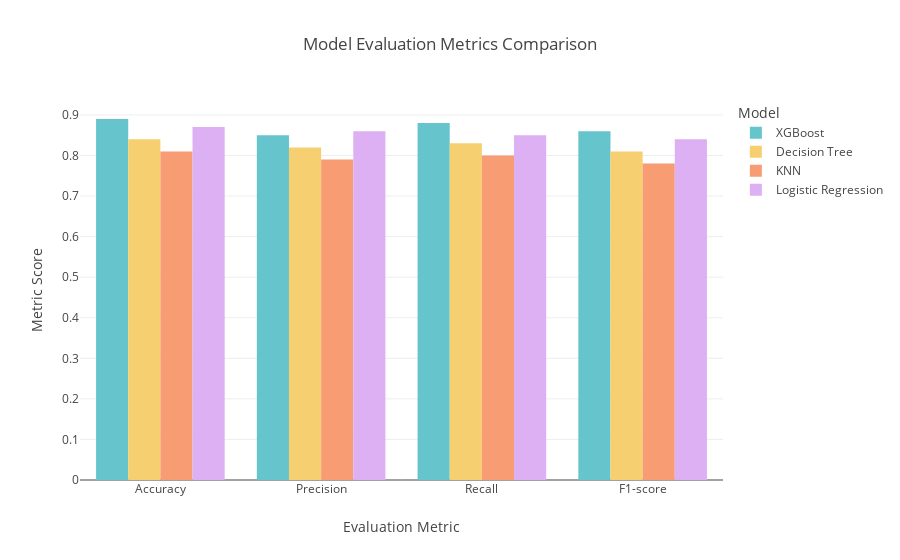

Write notebook code for a chart like this one.
### Code cell
import plotly.express as px

# Corrected data dictionary
data = {
    'Model': ['XGBoost', 'XGBoost', 'XGBoost', 'XGBoost', 
              'Decision Tree', 'Decision Tree', 'Decision Tree', 'Decision Tree', 
              'KNN', 'KNN', 'KNN', 'KNN', 
              'Logistic Regression', 'Logistic Regression', 'Logistic Regression', 'Logistic Regression'],
    
    'Metric': ['Accuracy', 'Precision', 'Recall', 'F1-score'] * 4,  
    
    'Score': [0.89, 0.85, 0.88, 0.86,  # XGBoost metrics
              0.84, 0.82, 0.83, 0.81,  # Decision Tree metrics
              0.81, 0.79, 0.80, 0.78,  # KNN metrics
              0.87, 0.86, 0.85, 0.84]  # Logistic Regression metrics
}


fig = px.bar(data_frame=data,x='Metric',y='Score',color='Model',barmode='group',  
    title='Model Evaluation Metrics Comparison',
    labels={'Score': 'Metric Score', 'Metric': 'Evaluation Metric'},
    color_discrete_sequence=px.colors.qualitative.Pastel  
)


fig.show()

### Figure 1 — Plotly figure (JSON) as saved in the notebook; plotly's stock layout.template omitted (floating-point values rounded to 4 significant figures)
{"data": [{"alignmentgroup": "True", "hovertemplate": "Model=XGBoost<br>Evaluation Metric=%{x}<br>Metric Score=%{y}<extra></extra>", "legendgroup": "XGBoost", "marker": {"color": "rgb(102, 197, 204)", "pattern": {"shape": ""}}, "name": "XGBoost", "offsetgroup": "XGBoost", "orientation": "v", "showlegend": true, "textposition": "auto", "type": "bar", "x": ["Accuracy", "Precision", "Recall", "F1-score"], "xaxis": "x", "y": [0.89, 0.85, 0.88, 0.86], "yaxis": "y"}, {"alignmentgroup": "True", "hovertemplate": "Model=Decision Tree<br>Evaluation Metric=%{x}<br>Metric Score=%{y}<extra></extra>", "legendgroup": "Decision Tree", "marker": {"color": "rgb(246, 207, 113)", "pattern": {"shape": ""}}, "name": "Decision Tree", "offsetgroup": "Decision Tree", "orientation": "v", "showlegend": true, "textposition": "auto", "type": "bar", "x": ["Accuracy", "Precision", "Recall", "F1-score"], "xaxis": "x", "y": [0.84, 0.82, 0.83, 0.81], "yaxis": "y"}, {"alignmentgroup": "True", "hovertemplate": "Model=KNN<br>Evaluation Metric=%{x}<br>Metric Score=%{y}<extra></extra>", "legendgroup": "KNN", "marker": {"color": "rgb(248, 156, 116)", "pattern": {"shape": ""}}, "name": "KNN", "offsetgroup": "KNN", "orientation": "v", "showlegend": true, "textposition": "auto", "type": "bar", "x": ["Accuracy", "Precision", "Recall", "F1-score"], "xaxis": "x", "y": [0.81, 0.79, 0.8, 0.78], "yaxis": "y"}, {"alignmentgroup": "True", "hovertemplate": "Model=Logistic Regression<br>Evaluation Metric=%{x}<br>Metric Score=%{y}<extra></extra>", "legendgroup": "Logistic Regression", "marker": {"color": "rgb(220, 176, 242)", "pattern": {"shape": ""}}, "name": "Logistic Regression", "offsetgroup": "Logistic Regression", "orientation": "v", "showlegend": true, "textposition": "auto", "type": "bar", "x": ["Accuracy", "Precision", "Recall", "F1-score"], "xaxis": "x", "y": [0.87, 0.86, 0.85, 0.84], "yaxis": "y"}], "layout": {"autosize": true, "barmode": "group", "legend": {"title": {"text": "Model"}, "tracegroupgap": 0}, "title": {"text": "Model Evaluation Metrics Comparison"}, "xaxis": {"anchor": "y", "autorange": true, "domain": [0, 1], "range": [-0.5, 3.5], "title": {"text": "Evaluation Metric"}, "type": "category"}, "yaxis": {"anchor": "x", "autorange": true, "domain": [0, 1], "range": [0, 0.9368], "title": {"text": "Metric Score"}, "type": "linear"}}}
